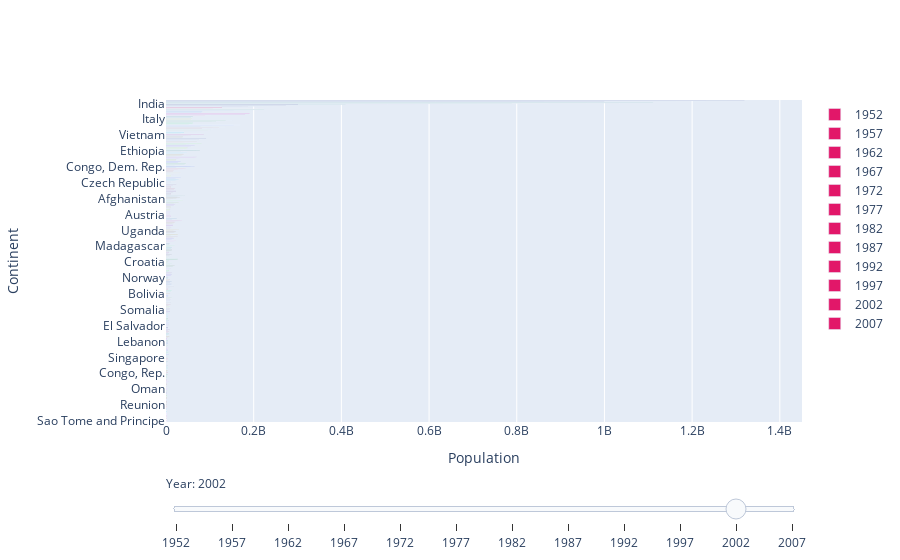

The notebook cell saved with this chart:
### Markdown cell above
## Question 5:

Instead of the continents, lets look at individual countries. Create an animation that shows the population growth of the countries through the years

### Code cell
# YOUR CODE HERE
import plotly.graph_objects as go
import numpy as np
import random as random

fig = go.Figure()

df = px.data.gapminder()
country_colors = {}
 
for i, country in enumerate(df["country"]):
    if country not in country_colors:
        country_colors[country] = f'rgb({random.randint(0, 255)}, {random.randint(0, 255)}, {random.randint(0, 255)})'

print(country_colors)

for year in np.arange(1952, 2008, 5):
    df = px.data.gapminder()
    df = df[df["year"] == year]
    
    sorted_df = df.sort_values(by="pop", ascending=True)

    colors = [country_colors[country] for country in sorted_df["country"]]

    fig.add_trace(
        go.Bar(
            x=sorted_df["pop"],
            y=sorted_df["country"],
            orientation='h',
            name=str(year),
            marker_color=colors
        ) 
    )
    

fig.data[10].visible = True

steps = []
for i in range(len(fig.data)):
    step = dict(
        method="restyle",
        args=["visible", [False] * len(fig.data)],
        label=str(1952 + 5*i)
    )
    step["args"][1][i] = True 
    steps.append(step)

sliders = [dict(
    active=10,
    steps=steps,
    pad={"t": 50},
    currentvalue={"prefix": "Year: "}
)]

xaxis_range = [0, sorted_df["pop"].max() * 1.1] 

fig.update_layout(
    sliders=sliders,
    xaxis_title="Population",
    yaxis_title="Continent",
    xaxis=dict(range=xaxis_range)
)


fig.show()

### Figure 1 — Plotly figure (JSON) as saved in the notebook; plotly's stock layout.template omitted (floating-point values rounded to 4 significant figures; data arrays with more than 128 entries replaced by an {"elided": "..."} marker saying what was removed)
{"data": [{"marker": {"color": {"elided": "142 str values"}}, "name": "1952", "orientation": "h", "type": "bar", "x": {"elided": "142 int values"}, "y": {"elided": "142 str values"}}, {"marker": {"color": {"elided": "142 str values"}}, "name": "1957", "orientation": "h", "type": "bar", "x": {"elided": "142 int values"}, "y": {"elided": "142 str values"}}, {"marker": {"color": {"elided": "142 str values"}}, "name": "1962", "orientation": "h", "type": "bar", "x": {"elided": "142 int values"}, "y": {"elided": "142 str values"}}, {"marker": {"color": {"elided": "142 str values"}}, "name": "1967", "orientation": "h", "type": "bar", "x": {"elided": "142 int values"}, "y": {"elided": "142 str values"}}, {"marker": {"color": {"elided": "142 str values"}}, "name": "1972", "orientation": "h", "type": "bar", "x": {"elided": "142 int values"}, "y": {"elided": "142 str values"}}, {"marker": {"color": {"elided": "142 str values"}}, "name": "1977", "orientation": "h", "type": "bar", "x": {"elided": "142 int values"}, "y": {"elided": "142 str values"}}, {"marker": {"color": {"elided": "142 str values"}}, "name": "1982", "orientation": "h", "type": "bar", "x": {"elided": "142 int values"}, "y": {"elided": "142 str values"}}, {"marker": {"color": {"elided": "142 str values"}}, "name": "1987", "orientation": "h", "type": "bar", "x": {"elided": "142 int values"}, "y": {"elided": "142 str values"}}, {"marker": {"color": {"elided": "142 str values"}}, "name": "1992", "orientation": "h", "type": "bar", "x": {"elided": "142 int values"}, "y": {"elided": "142 str values"}}, {"marker": {"color": {"elided": "142 str values"}}, "name": "1997", "orientation": "h", "type": "bar", "x": {"elided": "142 int values"}, "y": {"elided": "142 str values"}}, {"marker": {"color": {"elided": "142 str values"}}, "name": "2002", "orientation": "h", "type": "bar", "visible": true, "x": {"elided": "142 int values"}, "y": {"elided": "142 str values"}}, {"marker": {"color": {"elided": "142 str values"}}, "name": "2007", "orientation": "h", "type": "bar", "x": {"elided": "142 int values"}, "y": {"elided": "142 str values"}}], "layout": {"sliders": [{"active": 10, "currentvalue": {"prefix": "Year: "}, "pad": {"t": 50}, "steps": [{"args": ["visible", [true, false, false, false, false, false, false, false, false, false, false, false]], "label": "1952", "method": "restyle"}, {"args": ["visible", [false, true, false, false, false, false, false, false, false, false, false, false]], "label": "1957", "method": "restyle"}, {"args": ["visible", [false, false, true, false, false, false, false, false, false, false, false, false]], "label": "1962", "method": "restyle"}, {"args": ["visible", [false, false, false, true, false, false, false, false, false, false, false, false]], "label": "1967", "method": "restyle"}, {"args": ["visible", [false, false, false, false, true, false, false, false, false, false, false, false]], "label": "1972", "method": "restyle"}, {"args": ["visible", [false, false, false, false, false, true, false, false, false, false, false, false]], "label": "1977", "method": "restyle"}, {"args": ["visible", [false, false, false, false, false, false, true, false, false, false, false, false]], "label": "1982", "method": "restyle"}, {"args": ["visible", [false, false, false, false, false, false, false, true, false, false, false, false]], "label": "1987", "method": "restyle"}, {"args": ["visible", [false, false, false, false, false, false, false, false, true, false, false, false]], "label": "1992", "method": "restyle"}, {"args": ["visible", [false, false, false, false, false, false, false, false, false, true, false, false]], "label": "1997", "method": "restyle"}, {"args": ["visible", [false, false, false, false, false, false, false, false, false, false, true, false]], "label": "2002", "method": "restyle"}, {"args": ["visible", [false, false, false, false, false, false, false, false, false, false, false, true]], "label": "2007", "method": "restyle"}]}], "xaxis": {"range": [0, 1451000000.0], "title": {"text": "Population"}}, "yaxis": {"title": {"text": "Continent"}}}}
